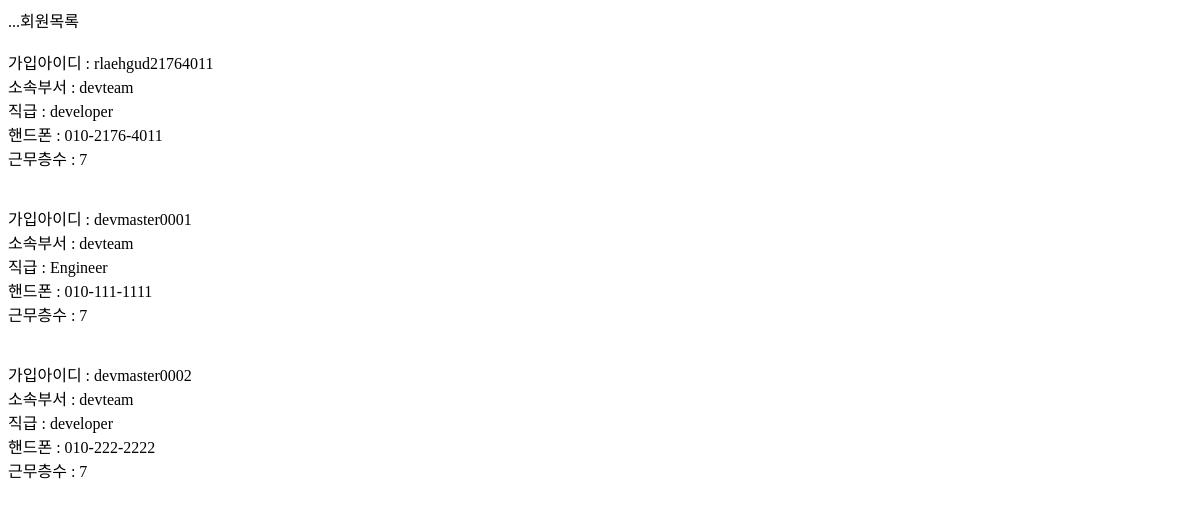
Page /stock_member/userlist/ (signed in) on the earlier database version.
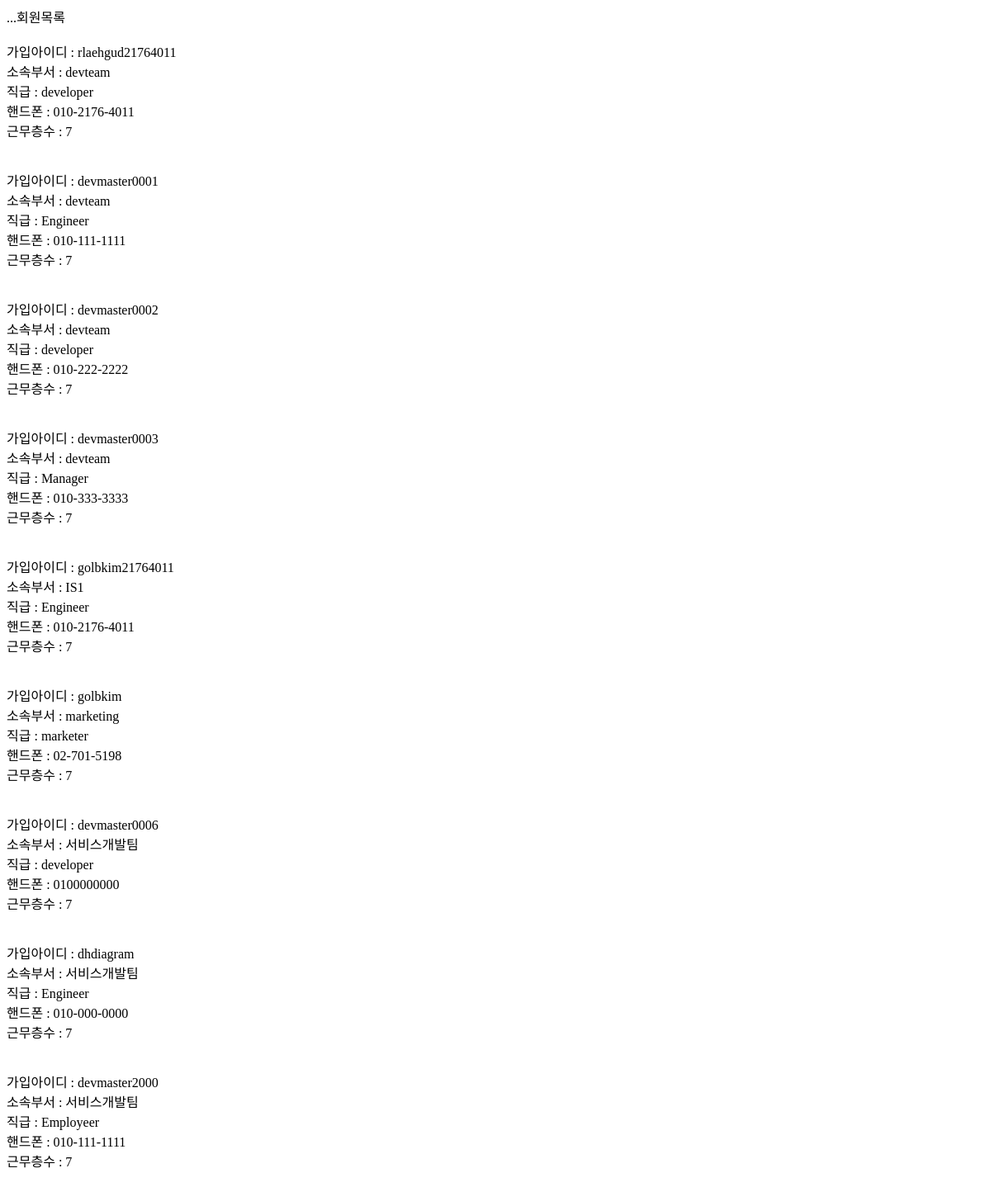
Same page on the later database version.
### stock_member/models.py (models this page shows)
class User(AbstractUser):
    depart = models.CharField(max_length=500)
    position = models.CharField(max_length=500)
    phone = models.CharField(max_length=500)
    floor = models.IntegerField(max_length=500)
    email = models.EmailField(max_length=1000)

### stock_member/views.py (the view)
# urls.py: path('userlist/', Userlist, name='Userlist'),
@login_required()
def Userlist(request):
    userlists = User.objects.all()
    return render(request, 'stock_member/userlist.html', {'userlists':userlists})

### stock_member/templates/stock_member/userlist.html (shortened to what this page needs)
{% for userlist in userlists %}
    가입아이디 : {{ userlist.username }}<br/>
    소속부서 : {{ userlist.depart }}<br/>
    직급 : {{ userlist.position }}<br/>
    핸드폰 : {{ userlist.phone }}<br/>
    근무층수 : {{ userlist.floor }}<br/>
{% endfor %}

Differences in the rows shown:
added User: username "devmaster0003", depart "devteam", position "Manager", phone "010-333-3333", floor "7"
added User: username "golbkim21764011", depart "IS1", position "Engineer", phone "010-2176-4011", floor "7"
added User: username "golbkim", depart "marketing", position "marketer", phone "02-701-5198", floor "7"
added User: username "devmaster0006", depart "서비스개발팀", position "developer", phone "0100000000", floor "7"
added User: username "dhdiagram", depart "서비스개발팀", position "Engineer", phone "010-000-0000", floor "7"
added User: username "devmaster2000", depart "서비스개발팀", position "Employeer", phone "010-111-1111", floor "7"
